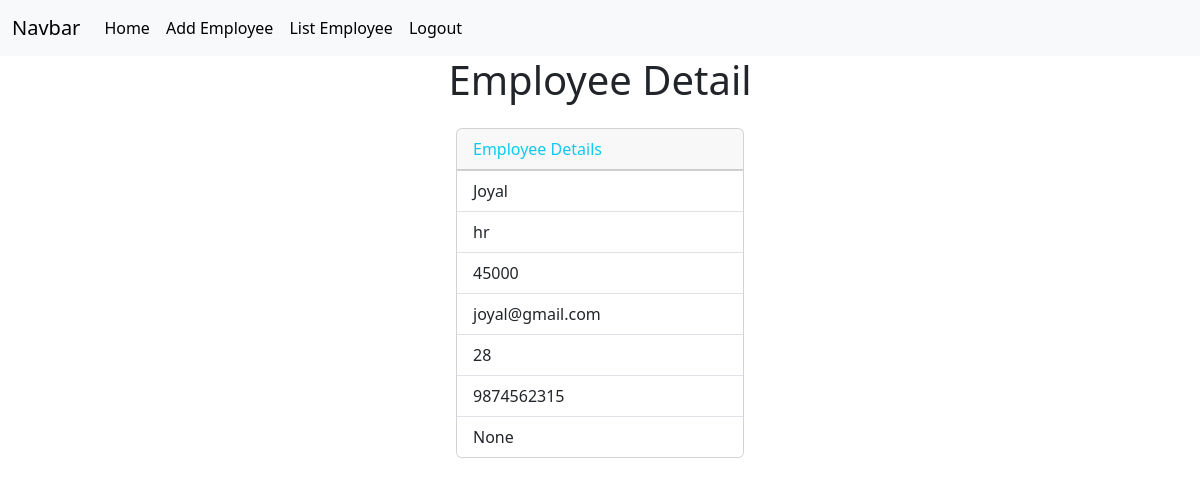
Page /employees/5 (signed in) on the earlier database version.
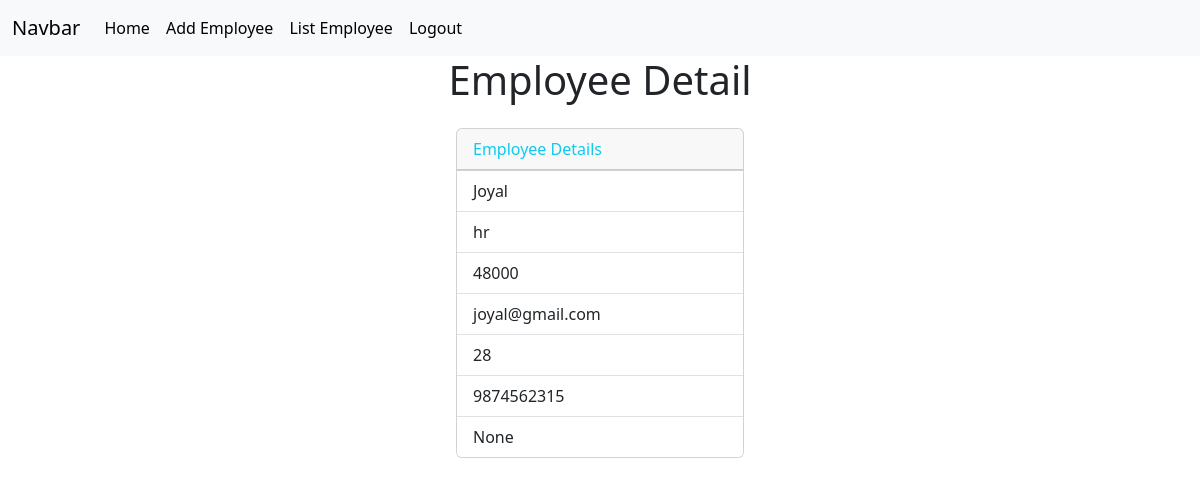
Same page on the later database version.
### crm/models.py (models this page shows, shortened)
class Employees(models.Model):
    name=models.CharField(max_length=100)
    department=models.CharField(max_length=100)
    salary=models.PositiveIntegerField()
    email=models.EmailField(unique=True)
    age=models.PositiveIntegerField()
    contact=models.CharField(null=True,max_length=10,)
    profile_pic=models.ImageField(upload_to="images",null=True,blank=True) #{null used for databse},{blankis for form}
    dob=models.DateField(null=True,blank=True)

### crm/views.py (the view)
# urls.py: path('employees/<int:pk>',views.EmployeeDetailView.as_view(),name="emp-details"),
@method_decorator(signin_required,name="dispatch")
class EmployeeDetailView(View):
    def get(self,request,*args,**kwargs):
        id=kwargs.get("pk")
        qs=Employees.objects.get(id=id)
        return render(request,"emp_detail.html",{"data":qs})

### crm/views.py (called while the page is built)
def signin_required(fn):
    def wrapper(request,*args,**kwargs):
        if not request.user.is_authenticated:
            messages.error(request,"Invalid Session")
            return redirect("signin")
        else:
            return fn(request,*args,**kwargs)
    return wrapper

### crm/templates/emp_detail.html (shortened to what this page needs)
{%extends 'base.html'%}
{%block body_block%}
<h1 class="text-center mb-4">Employee Detail</h1>
<div class="container d-flex justify-content-center">
    <div>
        <div class="card" style="width: 18rem;">
            <div class="card-header text-info">
              Employee Details
            </div>
            <ul class="list-group list-group-flush">
              <li class="list-group-item">{{data.name}}</li>
              <li class="list-group-item">{{data.department}}</li>
              <li class="list-group-item">{{data.salary}}</li>
              <li class="list-group-item">{{data.email}}</li>
              <li class="list-group-item">{{data.age}}</li>
              <li class="list-group-item">{{data.contact}}</li>
              <li class="list-group-item">{{data.dob}}</li>
            </ul>
        </div>
    </div>
</div>
{%endblock%}

Differences in the rows shown:
changed Employees "Joyal": salary "45000" → "48000"
